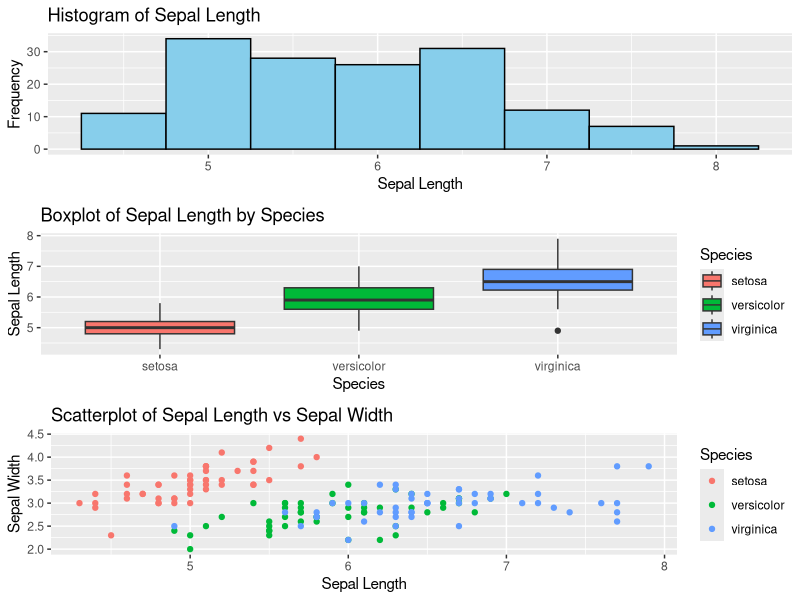
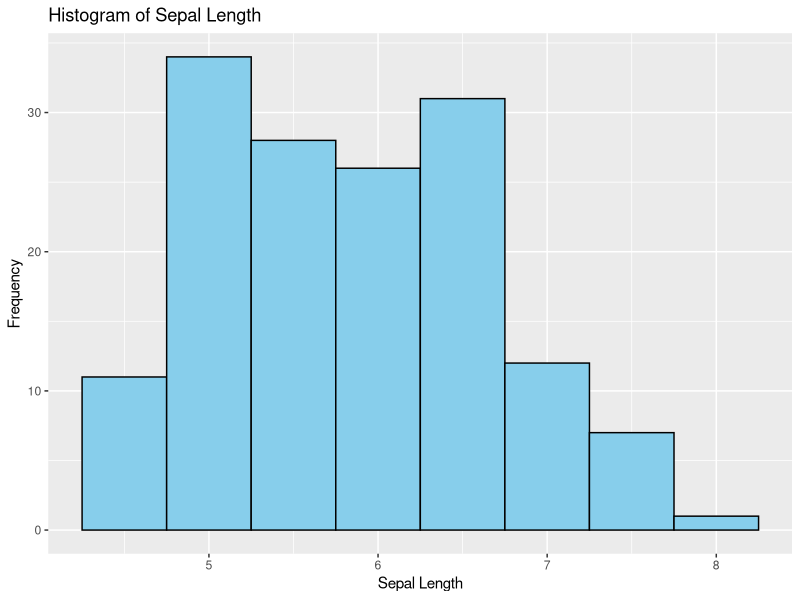
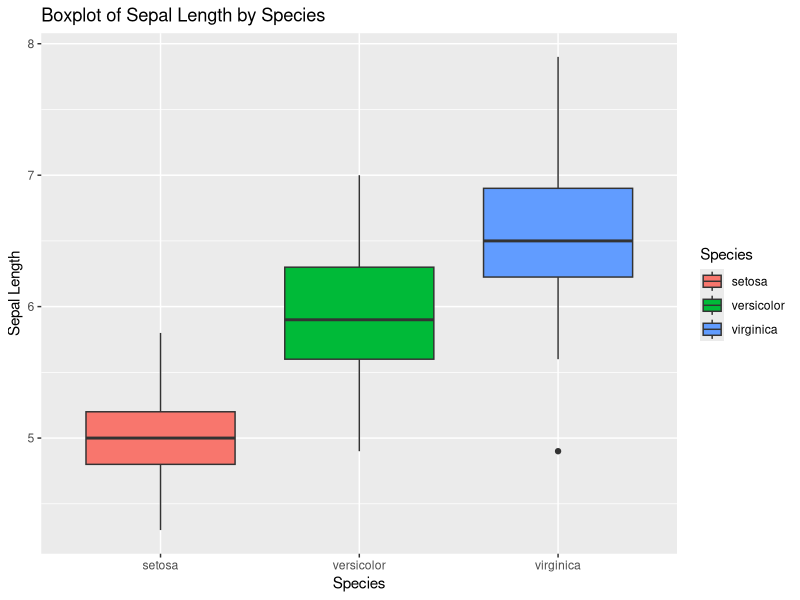
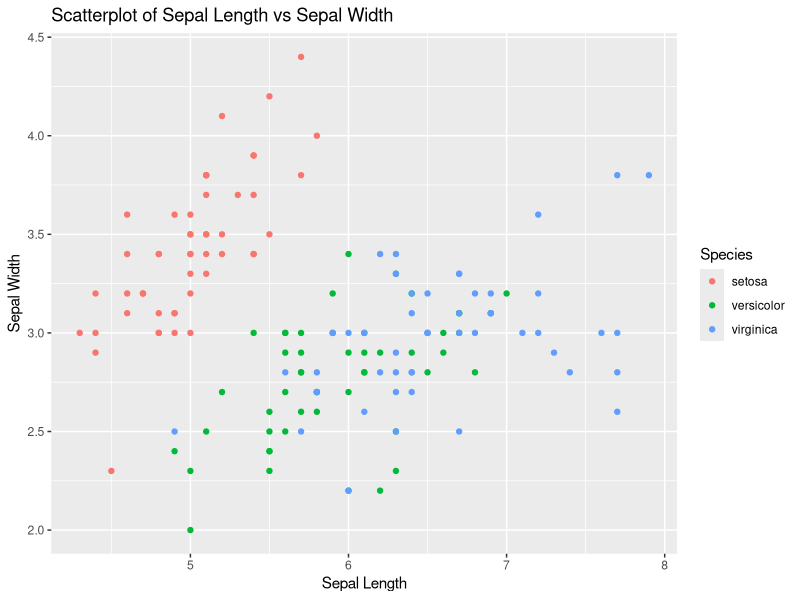

Reproduce these figures in R, in order.
#Necessary Packages
install.packages("cowplot")

library(tidyverse)
library(ggplot2)
library(cowplot)

# Load the dataset
data(iris)
df <- iris

# Display the first few rows of the dataset
head(df)

# Summary statistics
summary(df)

# Data cleaning (for demonstration, check for missing values)
sum(is.na(df))

# Histogram of Sepal.Length
histogram_plot <- ggplot(df, aes(x = Sepal.Length)) +
  geom_histogram(binwidth = 0.5, fill = "skyblue", color = "black") +
  labs(title = "Histogram of Sepal Length", x = "Sepal Length", y = "Frequency")

# Boxplot of Sepal.Length by Species
boxplot_plot <- ggplot(df, aes(x = Species, y = Sepal.Length, fill = Species)) +
  geom_boxplot() +
  labs(title = "Boxplot of Sepal Length by Species", x = "Species", y = "Sepal Length")

# Scatterplot of Sepal.Length vs Sepal.Width colored by Species
scatterplot_plot <- ggplot(df, aes(x = Sepal.Length, y = Sepal.Width, color = Species)) +
  geom_point() +
  labs(title = "Scatterplot of Sepal Length vs Sepal Width", x = "Sepal Length", y = "Sepal Width")

# Arrange plots using cowplot
plot_grid(histogram_plot, boxplot_plot, scatterplot_plot, ncol = 1)

# Save plots to files
ggsave("histogram_plot.png", plot = histogram_plot)
ggsave("boxplot_plot.png", plot = boxplot_plot)
ggsave("scatterplot_plot.png", plot = scatterplot_plot)


